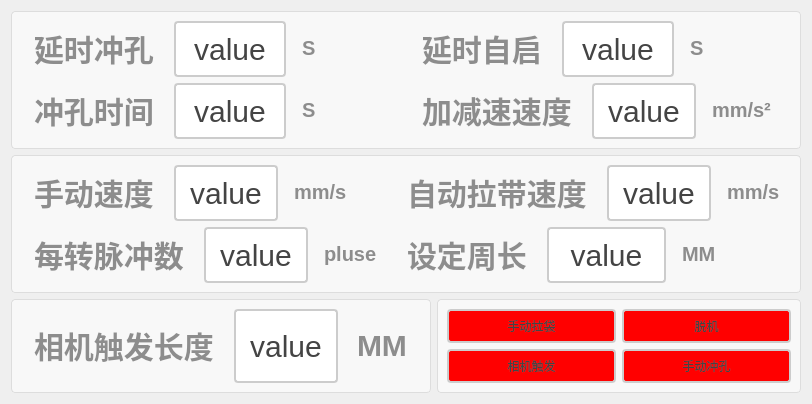
     <widget class="QWidget" name="tab_1">
      <attribute name="title">
       <string>基本参数</string>
      </attribute>
      <layout class="QVBoxLayout" name="verticalLayout_17">
       <item>
        <widget class="QGroupBox" name="groupBox_20">
         <property name="styleSheet">
          <string notr="true">QGroupBox {
    border: 1px solid #DDD;
    border-radius: 4px;
    font: bold 14px;
    color: #666;
    background-color: #F8F8F8;
}

QGroupBox::title {
    subcontrol-origin: margin;
    subcontrol-position: top left;
    left: 10px;
    padding: 0 5px;
}</string>
         </property>
         <property name="title">
          <string/>
         </property>
         <layout class="QHBoxLayout" name="horizontalLayout_16">
          <item>
           <layout class="QVBoxLayout" name="verticalLayout_12">
            <item>
             <layout class="QHBoxLayout" name="horizontalLayout_49">
              <item>
               <widget class="QLabel" name="label_43">
                <property name="styleSheet">
                 <string notr="true">QLabel {
       font-size: 30px;        
       font-weight: bold;        
       color:  rgb(141, 141, 141);       
       padding: 5px 5px;     
       border-bottom: 2px solid #cccccc; 
    }</string>
                </property>
                <property name="text">
                 <string>延时冲孔</string>
                </property>
               </widget>
              </item>
              <item>
               <widget class="QPushButton" name="btn_yanshichongkong">
                <property name="sizePolicy">
                 <sizepolicy hsizetype="Minimum" vsizetype="Minimum">
                  <horstretch>0</horstretch>
                  <verstretch>0</verstretch>
                 </sizepolicy>
                </property>
                <property name="styleSheet">
                 <string notr="true">QPushButton {
    padding: 6px 14px;
    border: 2px solid #CCC;
    border-radius: 4px;
    background-color: white;
    color: #444;
	font-size: 30px; 
}

QPushButton:hover {
    border-color: #999;
    background-color: #F5F5F5;
}

QPushButton:pressed {
    border-color: #777;
    background-color: #EEE;
}</string>
                </property>
                <property name="text">
                 <string>value</string>
                </property>
               </widget>
              </item>
              <item>
               <widget class="QLabel" name="label_44">
                <property name="styleSheet">
                 <string notr="true">QLabel {
       font-size: 20px;        
       font-weight: bold;        
       color:  rgb(141, 141, 141);       
       padding: 5px 5px;     
       border-bottom: 2px solid #cccccc; 
    }</string>
                </property>
                <property name="text">
                 <string>S</string>
                </property>
               </widget>
              </item>
             </layout>
            </item>
            <item>
             <layout class="QHBoxLayout" name="horizontalLayout_51">
              <item>
               <widget class="QLabel" name="label_45">
                <property name="styleSheet">
                 <string notr="true">QLabel {
       font-size: 30px;        
       font-weight: bold;        
       color:  rgb(141, 141, 141);       
       padding: 5px 5px;     
       border-bottom: 2px solid #cccccc; 
    }</string>
                </property>
                <property name="text">
                 <string>冲孔时间</string>
                </property>
               </widget>
              </item>
              <item>
               <widget class="QPushButton" name="btn_chongkongshijian">
                <property name="sizePolicy">
                 <sizepolicy hsizetype="Minimum" vsizetype="Minimum">
                  <horstretch>0</horstretch>
                  <verstretch>0</verstretch>
                 </sizepolicy>
                </property>
                <property name="styleSheet">
                 <string notr="true">QPushButton {
    padding: 6px 14px;
    border: 2px solid #CCC;
    border-radius: 4px;
    background-color: white;
    color: #444;
	font-size: 30px; 
}

QPushButton:hover {
    border-color: #999;
    background-color: #F5F5F5;
}

QPushButton:pressed {
    border-color: #777;
    background-color: #EEE;
}</string>
                </property>
                <property name="text">
                 <string>value</string>
                </property>
               </widget>
              </item>
              <item>
               <widget class="QLabel" name="label_46">
                <property name="styleSheet">
                 <string notr="true">QLabel {
       font-size: 20px;        
       font-weight: bold;        
       color:  rgb(141, 141, 141);       
       padding: 5px 5px;     
       border-bottom: 2px solid #cccccc; 
    }</string>
                </property>
                <property name="text">
                 <string>S</string>
                </property>
               </widget>
              </item>
             </layout>
            </item>
           </layout>
          </item>
          <item>
           <layout class="QVBoxLayout" name="verticalLayout_14">
            <item>
             <layout class="QHBoxLayout" name="horizontalLayout_52">
              <item>
               <widget class="QLabel" name="label_47">
                <property name="styleSheet">
                 <string notr="true">QLabel {
       font-size: 30px;        
       font-weight: bold;        
       color:  rgb(141, 141, 141);       
       padding: 5px 5px;     
       border-bottom: 2px solid #cccccc; 
    }</string>
                </property>
                <property name="text">
                 <string>延时自启</string>
                </property>
               </widget>
              </item>
              <item>
               <widget class="QPushButton" name="btn_yanshiziqi">
                <property name="sizePolicy">
                 <sizepolicy hsizetype="Minimum" vsizetype="Minimum">
                  <horstretch>0</horstretch>
                  <verstretch>0</verstretch>
                 </sizepolicy>
                </property>
                <property name="styleSheet">
                 <string notr="true">QPushButton {
    padding: 6px 14px;
    border: 2px solid #CCC;
    border-radius: 4px;
    background-color: white;
    color: #444;
	font-size: 30px; 
}

QPushButton:hover {
    border-color: #999;
    background-color: #F5F5F5;
}

QPushButton:pressed {
    border-color: #777;
    background-color: #EEE;
}</string>
                </property>
                <property name="text">
                 <string>value</string>
                </property>
               </widget>
              </item>
              <item>
               <widget class="QLabel" name="label_48">
                <property name="styleSheet">
                 <string notr="true">QLabel {
       font-size: 20px;        
       font-weight: bold;        
       color:  rgb(141, 141, 141);       
       padding: 5px 5px;     
       border-bottom: 2px solid #cccccc; 
    }</string>
                </property>
                <property name="text">
                 <string>S</string>
                </property>
               </widget>
              </item>
             </layout>
            </item>
            <item>
             <layout class="QHBoxLayout" name="horizontalLayout_53">
              <item>
               <widget class="QLabel" name="label_49">
                <property name="styleSheet">
                 <string notr="true">QLabel {
       font-size: 30px;        
       font-weight: bold;        
       color:  rgb(141, 141, 141);       
       padding: 5px 5px;     
       border-bottom: 2px solid #cccccc; 
    }</string>
                </property>
                <property name="text">
                 <string>加减速速度</string>
                </property>
               </widget>
              </item>
              <item>
               <widget class="QPushButton" name="btn_jiajiansushijian">
                <property name="sizePolicy">
                 <sizepolicy hsizetype="Minimum" vsizetype="Minimum">
                  <horstretch>0</horstretch>
                  <verstretch>0</verstretch>
                 </sizepolicy>
                </property>
                <property name="styleSheet">
                 <string notr="true">QPushButton {
    padding: 6px 14px;
    border: 2px solid #CCC;
    border-radius: 4px;
    background-color: white;
    color: #444;
	font-size: 30px; 
}

QPushButton:hover {
    border-color: #999;
    background-color: #F5F5F5;
}

QPushButton:pressed {
    border-color: #777;
    background-color: #EEE;
}</string>
                </property>
                <property name="text">
                 <string>value</string>
                </property>
               </widget>
              </item>
              <item>
               <widget class="QLabel" name="label_50">
                <property name="styleSheet">
                 <string notr="true">QLabel {
       font-size: 20px;        
       font-weight: bold;        
       color:  rgb(141, 141, 141);       
       padding: 5px 5px;     
       border-bottom: 2px solid #cccccc; 
    }</string>
                </property>
                <property name="text">
                 <string>mm/s²</string>
                </property>
               </widget>
              </item>
             </layout>
            </item>
           </layout>
          </item>
         </layout>
        </widget>
       </item>
       <item>
        <widget class="QGroupBox" name="groupBox_19">
         <property name="styleSheet">
          <string notr="true">QGroupBox {
    border: 1px solid #DDD;
    border-radius: 4px;
    font: bold 14px;
    color: #666;
    background-color: #F8F8F8;
}

QGroupBox::title {
    subcontrol-origin: margin;
    subcontrol-position: top left;
    left: 10px;
    padding: 0 5px;
}</string>
         </property>
         <property name="title">
          <string/>
         </property>
         <layout class="QHBoxLayout" name="horizontalLayout_21">
          <item>
           <layout class="QVBoxLayout" name="verticalLayout_11">
            <item>
             <layout class="QHBoxLayout" name="horizontalLayout_32">
              <item>
               <widget class="QLabel" name="label_24">
                <property name="styleSheet">
                 <string notr="true">QLabel {
       font-size: 30px;        
       font-weight: bold;        
       color:  rgb(141, 141, 141);       
       padding: 5px 5px;     
       border-bottom: 2px solid #cccccc; 
    }</string>
                </property>
                <property name="text">
                 <string>手动速度</string>
                </property>
               </widget>
              </item>
              <item>
               <widget class="QPushButton" name="btn_shoudongsudu">
                <property name="sizePolicy">
                 <sizepolicy hsizetype="Minimum" vsizetype="Minimum">
                  <horstretch>0</horstretch>
                  <verstretch>0</verstretch>
                 </sizepolicy>
                </property>
                <property name="styleSheet">
                 <string notr="true">QPushButton {
    padding: 6px 14px;
    border: 2px solid #CCC;
    border-radius: 4px;
    background-color: white;
    color: #444;
	font-size: 30px; 
}

QPushButton:hover {
    border-color: #999;
    background-color: #F5F5F5;
}

QPushButton:pressed {
    border-color: #777;
    background-color: #EEE;
}</string>
                </property>
                <property name="text">
                 <string>value</string>
                </property>
               </widget>
              </item>
              <item>
               <widget class="QLabel" name="label_28">
                <property name="styleSheet">
                 <string notr="true">QLabel {
       font-size: 20px;        
       font-weight: bold;        
       color:  rgb(141, 141, 141);       
       padding: 5px 5px;     
       border-bottom: 2px solid #cccccc; 
    }</string>
                </property>
                <property name="text">
                 <string>mm/s</string>
                </property>
               </widget>
              </item>
             </layout>
            </item>
            <item>
             <layout class="QHBoxLayout" name="horizontalLayout_43">
              <item>
               <widget class="QLabel" name="label_31">
                <property name="styleSheet">
                 <string notr="true">QLabel {
       font-size: 30px;        
       font-weight: bold;        
       color:  rgb(141, 141, 141);       
       padding: 5px 5px;     
       border-bottom: 2px solid #cccccc; 
    }</string>
                </property>
                <property name="text">
                 <string>每转脉冲数</string>
                </property>
               </widget>
              </item>
              <item>
               <widget class="QPushButton" name="btn_meizhuanmaichongshu">
                <property name="sizePolicy">
                 <sizepolicy hsizetype="Minimum" vsizetype="Minimum">
                  <horstretch>0</horstretch>
                  <verstretch>0</verstretch>
                 </sizepolicy>
                </property>
                <property name="styleSheet">
                 <string notr="true">QPushButton {
    padding: 6px 14px;
    border: 2px solid #CCC;
    border-radius: 4px;
    background-color: white;
    color: #444;
	font-size: 30px; 
}

QPushButton:hover {
    border-color: #999;
    background-color: #F5F5F5;
}

QPushButton:pressed {
    border-color: #777;
    background-color: #EEE;
}</string>
                </property>
                <property name="text">
                 <string>value</string>
                </property>
               </widget>
              </item>
              <item>
               <widget class="QLabel" name="label_40">
                <property name="styleSheet">
                 <string notr="true">QLabel {
       font-size: 20px;        
       font-weight: bold;        
       color:  rgb(141, 141, 141);       
       padding: 5px 5px;     
       border-bottom: 2px solid #cccccc; 
    }</string>
                </property>
                <property name="text">
                 <string>pluse</string>
                </property>
               </widget>
              </item>
             </layout>
            </item>
           </layout>
          </item>
          <item>
           <layout class="QVBoxLayout" name="verticalLayout_13">
            <item>
             <layout class="QHBoxLayout" name="horizontalLayout_36">
              <item>
               <widget class="QLabel" name="label_29">
                <property name="styleSheet">
                 <string notr="true">QLabel {
       font-size: 30px;        
       font-weight: bold;        
       color:  rgb(141, 141, 141);       
       padding: 5px 5px;     
       border-bottom: 2px solid #cccccc; 
    }</string>
                </property>
                <property name="text">
                 <string>自动拉带速度</string>
                </property>
               </widget>
              </item>
              <item>
               <widget class="QPushButton" name="btn_zidongladaisudu">
                <property name="sizePolicy">
                 <sizepolicy hsizetype="Minimum" vsizetype="Minimum">
                  <horstretch>0</horstretch>
                  <verstretch>0</verstretch>
                 </sizepolicy>
                </property>
                <property name="styleSheet">
                 <string notr="true">QPushButton {
    padding: 6px 14px;
    border: 2px solid #CCC;
    border-radius: 4px;
    background-color: white;
    color: #444;
	font-size: 30px; 
}

QPushButton:hover {
    border-color: #999;
    background-color: #F5F5F5;
}

QPushButton:pressed {
    border-color: #777;
    background-color: #EEE;
}</string>
                </property>
                <property name="text">
                 <string>value</string>
                </property>
               </widget>
              </item>
              <item>
               <widget class="QLabel" name="label_30">
                <property name="styleSheet">
                 <string notr="true">QLabel {
       font-size: 20px;        
       font-weight: bold;        
       color:  rgb(141, 141, 141);       
       padding: 5px 5px;     
       border-bottom: 2px solid #cccccc; 
    }</string>
                </property>
                <property name="text">
                 <string>mm/s</string>
                </property>
               </widget>
              </item>
             </layout>
            </item>
            <item>
             <layout class="QHBoxLayout" name="horizontalLayout_48">
              <item>
               <widget class="QLabel" name="label_41">
                <property name="styleSheet">
                 <string notr="true">QLabel {
       font-size: 30px;        
       font-weight: bold;        
       color:  rgb(141, 141, 141);       
       padding: 5px 5px;     
       border-bottom: 2px solid #cccccc; 
    }</string>
                </property>
                <property name="text">
                 <string>设定周长</string>
                </property>
               </widget>
              </item>
              <item>
               <widget class="QPushButton" name="btn_shedingzhouchang">
                <property name="sizePolicy">
                 <sizepolicy hsizetype="Minimum" vsizetype="Minimum">
                  <horstretch>0</horstretch>
                  <verstretch>0</verstretch>
                 </sizepolicy>
                </property>
                <property name="styleSheet">
                 <string notr="true">QPushButton {
    padding: 6px 14px;
    border: 2px solid #CCC;
    border-radius: 4px;
    background-color: white;
    color: #444;
	font-size: 30px; 
}

QPushButton:hover {
    border-color: #999;
    background-color: #F5F5F5;
}

QPushButton:pressed {
    border-color: #777;
    background-color: #EEE;
}</string>
                </property>
                <property name="text">
                 <string>value</string>
                </property>
               </widget>
              </item>
              <item>
               <widget class="QLabel" name="label_42">
                <property name="styleSheet">
                 <string notr="true">QLabel {
       font-size: 20px;        
       font-weight: bold;        
       color:  rgb(141, 141, 141);       
       padding: 5px 5px;     
       border-bottom: 2px solid #cccccc; 
    }</string>
                </property>
                <property name="text">
                 <string>MM</string>
                </property>
               </widget>
              </item>
             </layout>
            </item>
           </layout>
          </item>
         </layout>
        </widget>
       </item>
       <item>
        <layout class="QHBoxLayout" name="horizontalLayout_59" stretch="2,3">
         <item>
          <widget class="QGroupBox" name="groupBox_21">
           <property name="styleSheet">
            <string notr="true">QGroupBox {
    border: 1px solid #DDD;
    border-radius: 4px;
    font: bold 14px;
    color: #666;
    background-color: #F8F8F8;
}

QGroupBox::title {
    subcontrol-origin: margin;
    subcontrol-position: top left;
    left: 10px;
    padding: 0 5px;
}</string>
           </property>
           <property name="title">
            <string/>
           </property>
           <layout class="QVBoxLayout" name="verticalLayout_24">
            <item>
             <layout class="QHBoxLayout" name="horizontalLayout_58">
              <item>
               <widget class="QLabel" name="label_65">
                <property name="styleSheet">
                 <string notr="true">QLabel {
       font-size: 30px;        
       font-weight: bold;        
       color:  rgb(141, 141, 141);       
       padding: 5px 5px;     
       border-bottom: 2px solid #cccccc; 
    }</string>
                </property>
                <property name="text">
                 <string>相机触发长度</string>
                </property>
               </widget>
              </item>
              <item>
               <widget class="QPushButton" name="btn_xiangjichufachangdu">
                <property name="sizePolicy">
                 <sizepolicy hsizetype="Minimum" vsizetype="Minimum">
                  <horstretch>0</horstretch>
                  <verstretch>0</verstretch>
                 </sizepolicy>
                </property>
                <property name="styleSheet">
                 <string notr="true">QPushButton {
    padding: 6px 14px;
    border: 2px solid #CCC;
    border-radius: 4px;
    background-color: white;
    color: #444;
	font-size: 30px; 
}

QPushButton:hover {
    border-color: #999;
    background-color: #F5F5F5;
}

QPushButton:pressed {
    border-color: #777;
    background-color: #EEE;
}</string>
                </property>
                <property name="text">
                 <string>value</string>
                </property>
               </widget>
              </item>
              <item>
               <widget class="QLabel" name="label_70">
                <property name="styleSheet">
                 <string notr="true">QLabel {
       font-size: 30px;        
       font-weight: bold;        
       color:  rgb(141, 141, 141);       
       padding: 5px 5px;     
       border-bottom: 2px solid #cccccc; 
    }</string>
                </property>
                <property name="text">
                 <string>MM</string>
                </property>
               </widget>
              </item>
             </layout>
            </item>
           </layout>
          </widget>
         </item>
         <item>
          <widget class="QGroupBox" name="groupBox_22">
           <property name="styleSheet">
            <string notr="true">QGroupBox {
    border: 1px solid #DDD;
    border-radius: 4px;
    font: bold 14px;
    color: #666;
    background-color: #F8F8F8;
}

QGroupBox::title {
    subcontrol-origin: margin;
    subcontrol-position: top left;
    left: 10px;
    padding: 0 5px;
}</string>
           </property>
           <property name="title">
            <string/>
           </property>
           <layout class="QGridLayout" name="gridLayout_12">
            <item row="0" column="0">
             <widget class="QPushButton" name="btn_shoudongladai">
              <property name="sizePolicy">
               <sizepolicy hsizetype="Minimum" vsizetype="Minimum">
                <horstretch>0</horstretch>
                <verstretch>0</verstretch>
               </sizepolicy>
              </property>
              <property name="styleSheet">
               <string notr="true">QPushButton {
    padding: 6px 14px;
    border: 2px solid #CCC;
    border-radius: 4px;
    background-color: red;
    color: #444;
}

QPushButton:hover {
    border-color: #999;
}

QPushButton:pressed {
    border-color: #388E3C;
background-color: #4CAF50; /* 明显的绿色 */
color: #fff;
font-weight: bold;
}</string>
              </property>
              <property name="text">
               <string>手动拉袋</string>
              </property>
             </widget>
            </item>
            <item row="0" column="1">
             <widget class="QPushButton" name="btn_tuoji">
              <property name="sizePolicy">
               <sizepolicy hsizetype="Minimum" vsizetype="Minimum">
                <horstretch>0</horstretch>
                <verstretch>0</verstretch>
               </sizepolicy>
              </property>
              <property name="styleSheet">
               <string notr="true">QPushButton {
    padding: 6px 14px;
    border: 2px solid #CCC;
    border-radius: 4px;
    background-color: red;
    color: #444;
}

QPushButton:hover {
    border-color: #999;
}

QPushButton:pressed {
    border-color: #388E3C;
background-color: #4CAF50; /* 明显的绿色 */
color: #fff;
font-weight: bold;
}</string>
              </property>
              <property name="text">
               <string>脱机</string>
              </property>
             </widget>
            </item>
            <item row="1" column="0">
             <widget class="QPushButton" name="btn_xiangjichufa">
              <property name="sizePolicy">
               <sizepolicy hsizetype="Minimum" vsizetype="Minimum">
                <horstretch>0</horstretch>
                <verstretch>0</verstretch>
               </sizepolicy>
              </property>
              <property name="styleSheet">
               <string notr="true">QPushButton {
    padding: 6px 14px;
    border: 2px solid #CCC;
    border-radius: 4px;
    background-color: red;
    color: #444;
}

QPushButton:hover {
    border-color: #999;
}

QPushButton:pressed {
    border-color: #388E3C;
background-color: #4CAF50; /* 明显的绿色 */
color: #fff;
font-weight: bold;
}</string>
              </property>
              <property name="text">
               <string>相机触发</string>
              </property>
             </widget>
            </item>
            <item row="1" column="1">
             <widget class="QPushButton" name="btn_shoudongchongkong">
              <property name="sizePolicy">
               <sizepolicy hsizetype="Minimum" vsizetype="Minimum">
                <horstretch>0</horstretch>
                <verstretch>0</verstretch>
               </sizepolicy>
              </property>
              <property name="styleSheet">
               <string notr="true">QPushButton {
    padding: 6px 14px;
    border: 2px solid #CCC;
    border-radius: 4px;
    background-color: red;
    color: #444;
}

QPushButton:hover {
    border-color: #999;
}

QPushButton:pressed {
    border-color: #388E3C;
background-color: #4CAF50; /* 明显的绿色 */
color: #fff;
font-weight: bold;
}</string>
              </property>
              <property name="text">
               <string>手动冲孔</string>
              </property>
             </widget>
            </item>
           </layout>
          </widget>
         </item>
        </layout>
       </item>
      </layout>
     </widget>
